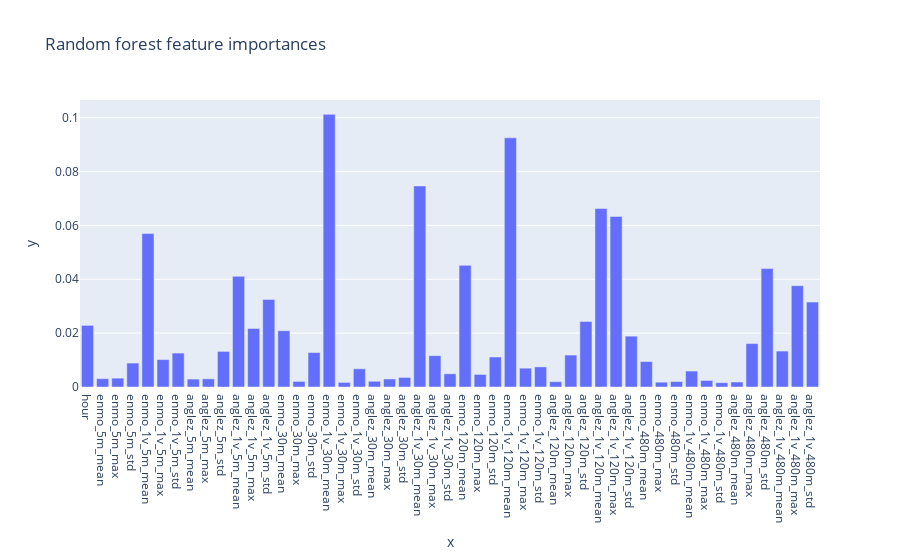

Notebook code cell kept with this figure:
### Code cell
# 绘制特征重要性图
px.bar(x=feature_cols, 
       y=rf_classifier.feature_importances_,  # 随机森林模型的特征重要性得分
       title='Random forest feature importances'
      )

### Figure 1 — Plotly figure (JSON) as saved in the notebook; plotly's stock layout.template omitted (floating-point values rounded to 4 significant figures)
{"data": [{"hovertemplate": "x=%{x}<br>y=%{y}<extra></extra>", "legendgroup": "", "marker": {"color": "#636efa", "pattern": {"shape": ""}}, "name": "", "orientation": "v", "showlegend": false, "textposition": "auto", "type": "bar", "x": ["hour", "enmo_5m_mean", "enmo_5m_max", "enmo_5m_std", "enmo_1v_5m_mean", "enmo_1v_5m_max", "enmo_1v_5m_std", "anglez_5m_mean", "anglez_5m_max", "anglez_5m_std", "anglez_1v_5m_mean", "anglez_1v_5m_max", "anglez_1v_5m_std", "enmo_30m_mean", "enmo_30m_max", "enmo_30m_std", "enmo_1v_30m_mean", "enmo_1v_30m_max", "enmo_1v_30m_std", "anglez_30m_mean", "anglez_30m_max", "anglez_30m_std", "anglez_1v_30m_mean", "anglez_1v_30m_max", "anglez_1v_30m_std", "enmo_120m_mean", "enmo_120m_max", "enmo_120m_std", "enmo_1v_120m_mean", "enmo_1v_120m_max", "enmo_1v_120m_std", "anglez_120m_mean", "anglez_120m_max", "anglez_120m_std", "anglez_1v_120m_mean", "anglez_1v_120m_max", "anglez_1v_120m_std", "enmo_480m_mean", "enmo_480m_max", "enmo_480m_std", "enmo_1v_480m_mean", "enmo_1v_480m_max", "enmo_1v_480m_std", "anglez_480m_mean", "anglez_480m_max", "anglez_480m_std", "anglez_1v_480m_mean", "anglez_1v_480m_max", "anglez_1v_480m_std"], "xaxis": "x", "y": [0.02288, 0.003098, 0.003287, 0.008887, 0.05697, 0.01018, 0.0126, 0.002941, 0.003036, 0.01321, 0.04108, 0.02173, 0.03252, 0.02091, 0.002078, 0.01279, 0.1012, 0.001696, 0.006762, 0.002132, 0.002989, 0.00355, 0.07466, 0.01162, 0.004897, 0.04516, 0.004659, 0.01114, 0.09251, 0.006995, 0.00747, 0.001972, 0.01186, 0.02434, 0.06626, 0.06335, 0.01888, 0.009451, 0.001789, 0.002008, 0.005924, 0.002435, 0.001608, 0.001857, 0.01612, 0.04396, 0.01334, 0.03762, 0.03153], "yaxis": "y"}], "layout": {"barmode": "relative", "legend": {"tracegroupgap": 0}, "title": {"text": "Random forest feature importances"}, "xaxis": {"anchor": "y", "domain": [0, 1], "title": {"text": "x"}}, "yaxis": {"anchor": "x", "domain": [0, 1], "title": {"text": "y"}}}}
